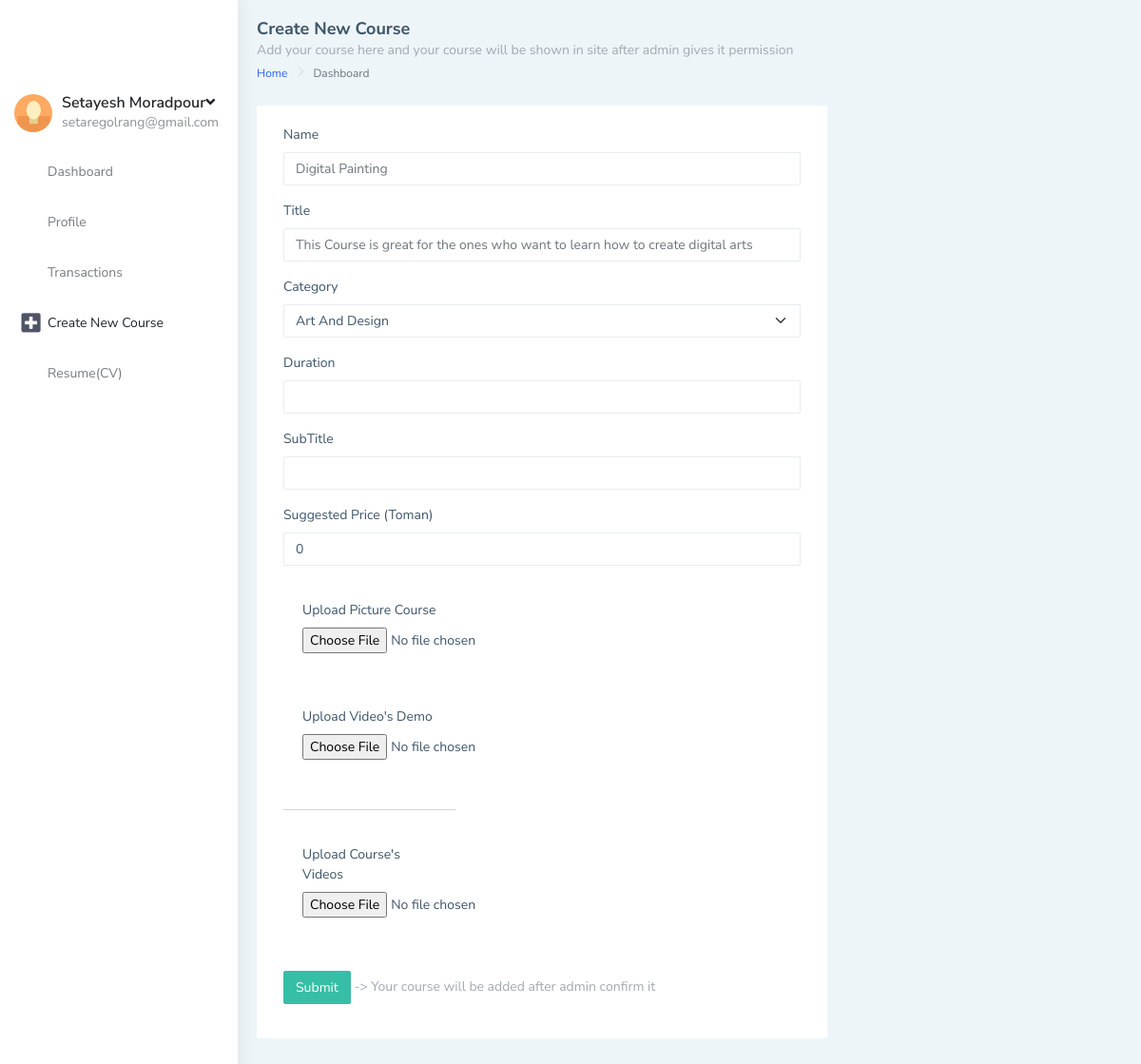
The app's page /accounts/teacherdashboard/create-course (signed in) with its own data.
### mainSite/models.py (models this page shows, shortened)
class Teacher (models.Model):
    phone = models.CharField(max_length=200, unique=True)
    date_created = models.DateTimeField(auto_now_add=True, null=True)
    user = models.OneToOneField(
        User, null=True, on_delete=models.CASCADE, related_name='teacher')
    profile_pic = models.ImageField(
        upload_to='teacher/profile/picture/', null=True, blank=True)
    course = models.ManyToManyField(Course, related_name='teacher')
    fildOfStudy = models.CharField(max_length=60, null=True)
    university = models.CharField(max_length=60, null=True)
    educations = (
        ('b', 'Bachelor'),
        ('bs', 'Bachelor Student'),
        ('m', 'Master'),
        ('ms', 'Master Student'),
        ('p', 'PHD'),
        ('ps', 'PHD Student'),
    )
    address=models.CharField(max_length=50, null=True)
    lastEducation = models.CharField(
        max_length=2, choices=educations, default='bs')
    documents = models.FileField(
        upload_to='teacher/documents/', null=True, blank=True)
    companiName1= models.CharField(max_length=50, null=True)
    jobSituation1= models.CharField(max_length=50, null=True)
    companiName2= models.CharField(max_length=50, null=True)
    jobSituation2= models.CharField(max_length=50, null=True)
    courseTitle1= models.CharField(max_length=50, null=True)
    courseTime1= models.CharField(max_length=50, null=True)
    courseTitle2= models.CharField(max_length=50, null=True)
    courseTime2= models.CharField(max_length=50, null=True)
    exteraInfo =models.CharField(max_length=200 , null=True)
    accepted =models.BooleanField(default=False)
    wallet=models.FloatField(default=0)

### mainSite/decorators.py (the view)
        def wrapper_func(requset, *args , **kwargs):
            group = None
            if requset.user.groups.exists():
                group = requset.user.groups.all()[0].name
            if group == None:
                return HttpResponse("you are not authorized to view this page")
            if group in allowed_roles:
                 return view_func(requset, *args , **kwargs)
            else:
                return HttpResponse("you are not authorized to view this page")

### mainSite/forms.py
class AddCourseForm(forms.ModelForm):
    duration =forms.DurationField()
    category=forms.ChoiceField(
        widget=forms.Select,
        choices=[(categury.pk, categury) for categury in Category.objects.all()],
        required=True,
    )
    category.widget.attrs['class'] = 'form-select shadow-none form-control-line'
    subTittel =forms.CharField( max_length=200,widget=forms.TextInput(
        attrs={"rows":3, "cols":10}) , required=True)
    class Meta:
        model = Course
        fields =['name' ,'title','subTittel','category','price','duration','course_pic','fileZip', 'video']

### mainSite/models.py (called while the page is built)
    def __str__(self):
        return self.name

### mainSite/views.py (called while the page is built)
@login_required
@allowed_users("teacher")
def teacherDashboardCreateCourse(request):
    teacher = request.user.teacher
    if  not teacher.accepted :
        return HttpResponseNotFound("<h1>you haven't access for creat a new  course </h1>")
    if request.method=="POST":
        addCourse =AddCourseForm( request.POST , request.FILES)
        if addCourse.is_valid():
            course =addCourse.save()
            teacher.course.add(course)
    else:
        addCourse =AddCourseForm()
    context ={
        "teacher":teacher,
        "addCourse":addCourse
    }
    return render(request, 'teacherdashboard-createcourse.html', context)

### templates/teacherdashboard-createcourse.html (shortened to what this page needs)
{% load static %}
{% load widget_tweaks %}
<!DOCTYPE html>
<html dir="ltr" lang="en">
<head>
    <link href="{% static '/distt/css/style.min.css' %}" rel="stylesheet"  >
</head>
<body>
    <div id="main-wrapper" data-layout="vertical" data-navbarbg="skin5" data-sidebartype="full"
        data-sidebar-position="absolute" data-header-position="absolute" data-boxed-layout="full">
        <aside class="left-sidebar" data-sidebarbg="skin6">
            <div class="scroll-sidebar">
                <nav class="sidebar-nav">
                    <ul id="sidebarnav">
                            <div class="user-profile d-flex no-block dropdown m-t-20">
                                {% if teacher.profile_pic %}
                              <div class="user-pic"><img src="{{ teacher.profile_pic.url }}" alt="users"
                                  class="rounded-circle" width="40" /></div>
                              {% else %}
                              <div class="user-pic"><img src="{% static '/image/1.jpg' %}" alt="users"
                                  class="rounded-circle" width="40" /></div>
                              {% endif %}
                              <div class="user-content hide-menu m-l-10">
                                <a href="#" class="" id="Userdd" role="button"
                                    data-bs-toggle="dropdown" aria-haspopup="true" aria-expanded="false">
                                    <h5 class="m-b-0 user-name font-medium">{{teacher.user.get_full_name}}<i
                                            class="fa fa-angle-down"></i></h5>
                                    <span class="op-5 user-email">{{teacher.user.email}}</span>
                                </a>
                                </div>
                            </div>
                        <li class="sidebar-item"> <a class="sidebar-link waves-effect waves-dark sidebar-link"
                                href="{% url 'teacherdashboard-main' %}" aria-expanded="false">
                                <i class="mdi mdi-view-dashboard"></i><span
                                    class="hide-menu">Dashboard</span></a></li>
                        <li class="sidebar-item"> <a class="sidebar-link waves-effect waves-dark sidebar-link"
                                href="{% url 'teacherdashboard-profile' %}" aria-expanded="false">
                                <i class="mdi mdi-account-network"></i><span class="hide-menu">Profile</span></a></li>
                        <li class="sidebar-item"> <a class="sidebar-link waves-effect waves-dark sidebar-link"
                                href="{% url 'teacherdashboard-transaction' %}" aria-expanded="false">
                                <i class="mdi mdi-border-all"></i><span
                                    class="hide-menu">Transactions</span></a></li>
                                    <li class="sidebar-item"> <a class="sidebar-link waves-effect waves-dark sidebar-link"
                                        href="{% url 'teacherdashboard-create-course' %}" aria-expanded="false"><i class="fa fa-plus-square"></i><span
                                            class="hide-menu">Create New Course</span></a></li>
                        <li class="sidebar-item"> <a class="sidebar-link waves-effect waves-dark sidebar-link"
                                href="{% url 'teacherdashboard-resume' %}" aria-expanded="false"><i class="mdi mdi-book-multiple"></i><span
                                    class="hide-menu">Resume(CV)</span></a></li>
                    </ul>
                </nav>
            </div>
        </aside>
        <div class="page-wrapper">
            <div class="page-breadcrumb">
                <div class="row align-items-center">
                    <div class="col-lg-8">
                        <h4 class="page-title">Create New Course</h4>
                        <span class="text-muted">Add your course here and your course will be shown in site after admin gives it permission</span>
                        <div class="d-flex align-items-center">
                            <nav aria-label="breadcrumb">
                                <ol class="breadcrumb">
                                    <li class="breadcrumb-item"><a href="{% url 'main' %}">Home</a></li>
                                    <li class="breadcrumb-item active" aria-current="page">Dashboard</li>
                                </ol>
                            </nav>
                        </div>
                    </div>
                </div>
            </div>
            <div class="container-fluid">
                <div class="row">
                    <div class="col-lg-8 col-xlg-9 col-md-7">
                        <div class="card">
                            <div class="card-body">
                                <form class="form-horizontal form-material mx-2"  method="POST"  enctype="multipart/form-data">
                                    <div class="form-group">
                                        <label class="col-md-12">Name</label>
                                        <div class="col-md-12">
                                            {% render_field addCourse.name type="name" class="form-control form-control-line"  placeholder="Digital Painting" %}
                                        </div>
                                    </div>
                                    <div class="form-group">
                                        <label class="col-md-12">Title</label>
                                        <div class="col-md-12">
                                            {% render_field addCourse.title type="name" class="form-control form-control-line"  placeholder="This Course is great for the ones who want to learn how to create digital arts" %}
                                        </div>
                                    </div>
                                    <div class="form-group">
                                        <label class="col-sm-12">Category</label>
                                        <div class="col-sm-12">
                                            {{addCourse.category}}
                                        </div>
                                    </div>
                                    <div class="form-group">
                                        <label class="col-md-12">Duration</label>
                                        {% render_field addCourse.duration type="name" class="form-control form-control-line"  placeholder="" %}
                                    </div>
                                    <div class="form-group">
                                        <label class="col-md-12">SubTitle</label>
                                        <div class="col-md-12">
                                            {% render_field addCourse.subTittel type="name" class="form-control form-control-line"  placeholder="" %}
                                        </div>
                                    </div>
                                    <div class="form-group">
                                        <label class="col-md-12">Suggested Price (Toman)</label>
                                        <div class="col-md-12">
                                            {% render_field addCourse.price type="number" class="form-control form-control-line"  placeholder="50,000" %}
                                        </div>
                                    </div>
                                    <div class="col-lg-4 col-xlg-3 col-md-5">
                                        <div class="card">
                                            <div class="card-body">
                                                <label class="">Upload Picture Course</label>
                                                <center>
                                                    <div class="form-group">
                                                    <div class="col-sm-12">
                                                        {{addCourse.course_pic}}
                                                    </div>
                                                </div>
                                                </center>
                                            </div>
                                            <div class="card-body">
                                                <label class="">Upload Video's Demo</label>
                                                <center>
                                                    <div class="form-group">
                                                    <div class="col-sm-12">
                                                        {{addCourse.video}}
                                                    </div>
                                                </div>
                                                </center>
                                            </div>
                                            <div>
                                                <hr>
                                            </div>
                                            <div class="card-body">
                                                <label>Upload Course's Videos</label>
                                                <center>
                                                    <div class="form-group">
                                                        <div class="col-sm-12">
                                                            {{addCourse.fileZip}}
                                                        </div>
                                                    </div>
                                                </center>
                                            </div>
                                        </div>
                                    </div>
                                    <div class="form-group">
                                        <div class="col-sm-12">
                                            <button class="btn btn-success text-white">Submit</button>
                                            <label class="text-muted">  -> Your course will be added after admin confirm it</label>
                                        </div>
                                    </div>
                                </form>
                            </div>
                        </div>
                    </div>
                </div>
            </div>
        </div>
    </div>
</body>
</html>

### records on screen
Teacher: user.get_full_name "Setayesh Moradpour", user.email "setaregolrang@gmail.com"
